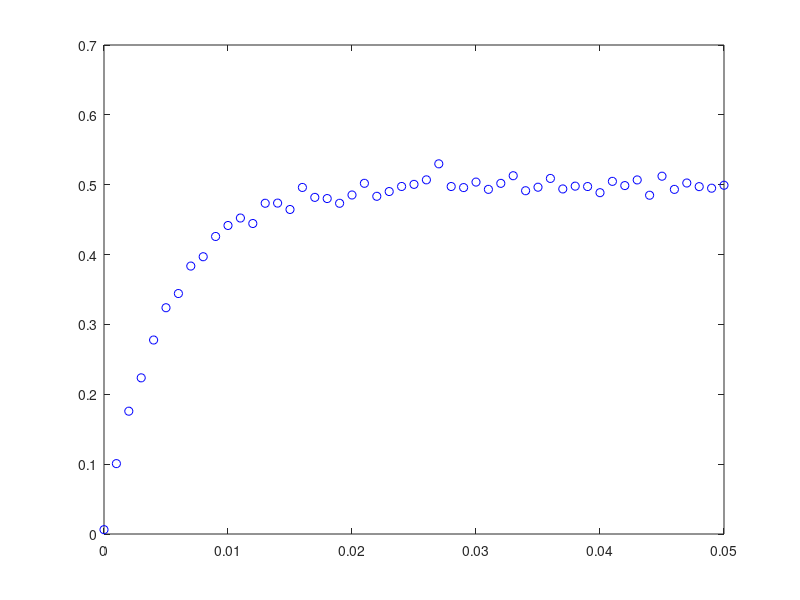

MATLAB code for this plot: (Note: this script raises an error after producing the figure.)
close all
R=2;
L=0.01;
t=0:0.05/50:0.05;
N=length(t);
Imed=(1/R)-((1/R).*exp((-R/L).*t))+0.01*randn(1,N);
figure
plot(t,Imed,'ob')
%%
close all
fun = @(x)(1/x(1))-((1/x(1)).*exp((-x(1)/x(2)).*t)) -Imed;

lb = [0,0];
ub = [5,0.1];
x0 = [3,0.05];
options = optimoptions(@lsqnonlin,'Display','iter');
x = lsqnonlin(fun,x0,lb,ub,options)
figure
plot(t,Imed,'ob',t,fun(x)+Imed,'or')
%%
close all
fun = @(x)(1/x(1))-((1/x(1)).*exp((-x(1)/x(2)).*t)) -Imed;

lb = [0,0];
ub = [5,0.1];
x0 = [3,0.05];
options = optimoptions(@lsqnonlin,'Display','iter','Algorithm','levenberg-marquardt');
x = lsqnonlin(fun,x0,lb,ub,options)
figure
plot(t,Imed,'ob',t,fun(x)+Imed,'or')



